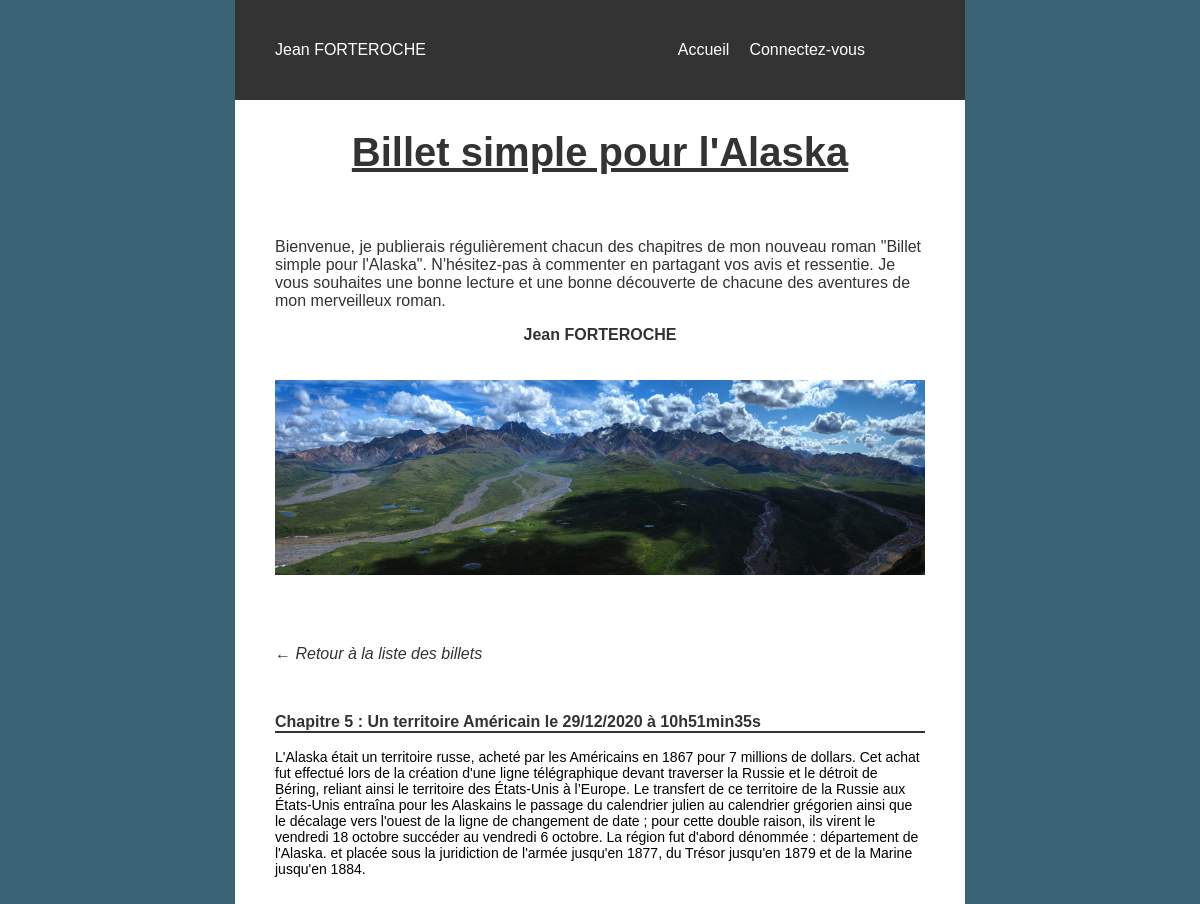
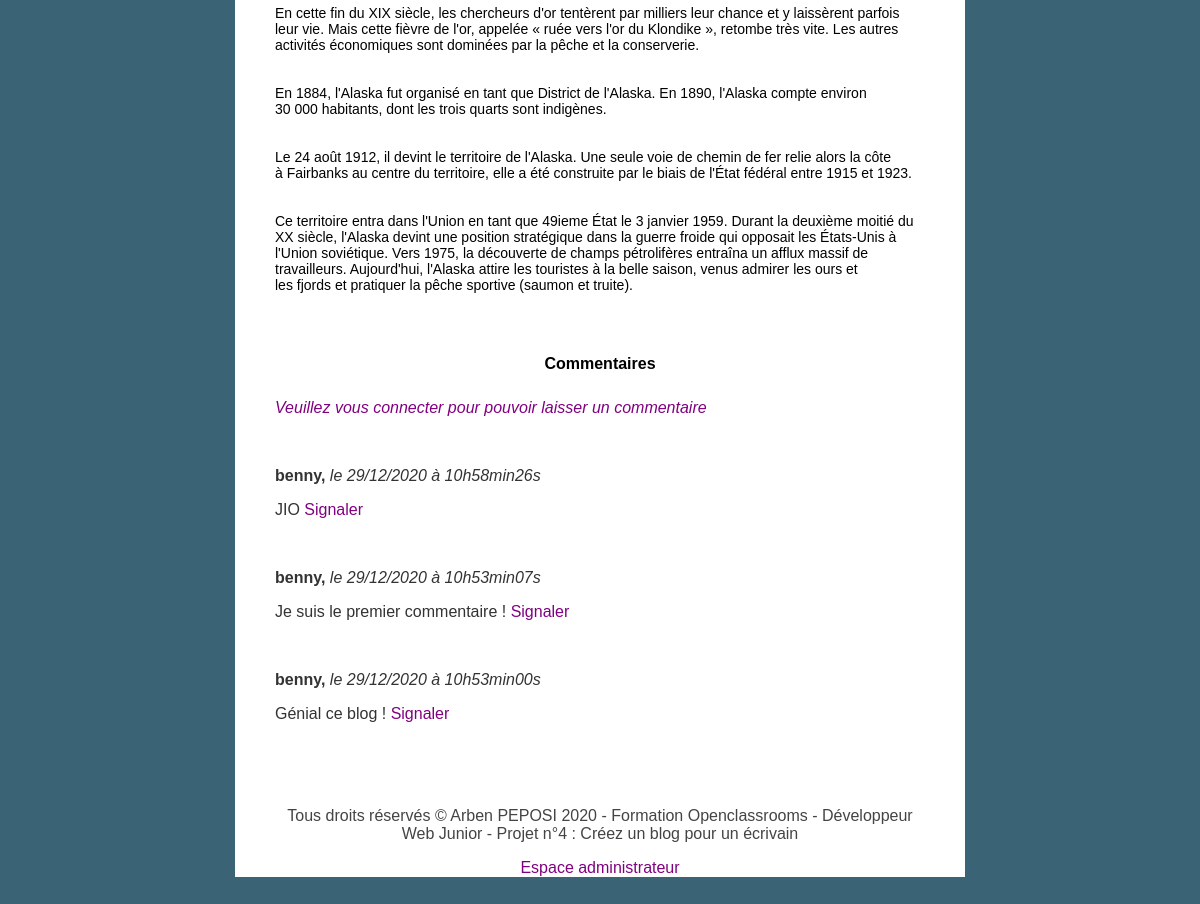
The page /index.php?action=post&id=179 on the database its author committed (2 pictures, top to bottom).
### tables this page shows
CREATE TABLE IF NOT EXISTS `posts` (
  `id` int(11) NOT NULL AUTO_INCREMENT,
  `title` varchar(255) NOT NULL,
  `content` text NOT NULL,
  `creation_date` datetime NOT NULL,
  PRIMARY KEY (`id`),
  UNIQUE KEY `title` (`title`)
);

CREATE TABLE IF NOT EXISTS `comment` (
  `id` int(11) NOT NULL AUTO_INCREMENT,
  `post_id` int(11) NOT NULL,
  `author` varchar(255) NOT NULL,
  `comment` text NOT NULL,
  `comment_date` datetime NOT NULL,
  `report` tinyint(1) DEFAULT '0',
  PRIMARY KEY (`id`)
);

### Controller/ControllerCRUD.php (called while the page is built, shortened)
<?php
require_once('Model/PostManager.php');
require_once('Model/CommentManager.php');
function read($id)
{
    $postId = new Post();
    $postId->setId($id);
    $postManager = new PostManager();
    $post = $postManager->getPost($postId);
    $commentManager = new CommentManager();
    $comment = $commentManager->getComment($_GET['id']);
    require('View/frontend/postView.php');
}

### model/PostManager.php (called while the page is built, shortened)
<?php
require_once('Entity/Post.php');
class PostManager
{
    public function getPost($id)
    {
        $connexion = new Manager();
        $db = $connexion->dbConnect();
        $req = $db->prepare('SELECT id, title, content, DATE_FORMAT(creation_date, \'%d/%m/%Y à %Hh%imin%ss\') AS creation_date_fr FROM posts WHERE id = :id');
        $req->execute(array(
            "id" => $id->getId()
        ));
        $req->setFetchMode(\PDO::FETCH_CLASS, Post::class);
        $post = $req->fetch();
        return $post;
    }
}

### model/Entity/Post.php (called while the page is built, shortened)
<?php
class Post {
    private $_id;
    public function getId() {
        return $this->_id;
    }
    public function setId($id) {
        $this->_id = $id;
    }
}

### model/CommentManager.php (called while the page is built, shortened)
<?php
class CommentManager {
    public function getComment($postId)
    {
        $connexion = new Manager();
        $db = $connexion->dbConnect();
        $req = $db->prepare('SELECT id, author, comment, report, DATE_FORMAT(comment_date, \'%d/%m/%Y à %Hh%imin%ss\') AS comment_date_fr FROM comment WHERE post_id = ? ORDER BY comment_date DESC');
        $req->setFetchMode(\PDO::FETCH_CLASS, Comments::class);
        $req->execute(array($postId));
        $comment = $req->fetchAll();
        return $comment;
    }
}

### view/frontend/postView.php (the view, shortened to what this page needs)
<?php include('templates/header.php');?>
<div class="bloc-page">
    <?php include('templates/intro.php');?>
    <section class="posts">
            <article>
                    <p class="return_post"><a href="index.php">&#x2190; Retour à la liste des billets</a></p>
                    <br>
                    <p class="title"><?= htmlspecialchars_decode(substr($post->title,0,200))?><span> le <?= $post->creation_date_fr ?></span></p>
                    <p class="element"><span><?= nl2br(htmlspecialchars_decode($post->content)) ?></span></p>
                    <br><br>
                    <h2>Commentaires</h2>
                    <form action="index.php?action=addComment&amp;id=<?= $post->id ?>" method="post">
                    <?php
                    if(isset($_SESSION['username'])) {
                        ?> <p><span class="user"><?php print $_SESSION['username'];?></span></p>
                    <p>
                    <textarea id="comment" name="comment"  rows="4" cols="150" placeholder="Veuillez saisir votre commentaire içi..."> </textarea> <br>
                        <input type="submit" id="submit" name="submit" value="Envoyer"><br>
                    </p>
                    <?php } else {
                        ?><p><a class="com_if_connect" href="index.php?action=connexion">Veuillez vous connecter pour pouvoir laisser un commentaire </a></p>
                        <?php
                    }
                    ?>
                    </form>
                    <br>
                    <?php foreach($comment as $data) :  ?>
                    <p><strong>    <?php
                    ?>  <?= htmlspecialchars_decode($data->author) ?>, </strong> <span class="date">le  <?= $data->comment_date_fr?></span></p>
                    <p>
                    <?php if($data->report == 1) {
                        ?>
                        <p><?=nl2br(htmlspecialchars_decode($data->comment)) ?> <span class="report">(commentaire signalé)</span></p>
                    <?php } else {  ?>
                        <p><?= nl2br(htmlspecialchars_decode($data->comment)) ?> <a href="index.php?action=report&amp;id=<?= $data->id ?>"> Signaler</a></p>
                    <?php } ?>
                    <br>
                    <?php
                        endforeach;
                    ?>
        </article>
    </section>
    <?php include('templates/footer.php'); ?>
    <p class="admin"><a href="index.php?action=connexionAdmin">Espace administrateur</a></p>
</div>
 <?php require('templates/html.php'); ?>

### Public/css/style.css (style rules this page uses)
body { margin: 0; padding: 0; box-sizing: border-box; background: #3A6476; }
* { font-family: sans-serif; font-size: 1em; list-style: none; text-decoration: none; }
a { color: purple; }
p, h1, .return_post a, .writer { color: #333; }
.return_post a, a.com_if_connect, .date { font-style: italic; }
.admin { color: purple; }
article a { color: purple; text-decoration: none; }
nav, .bloc-page { width: 1200px; padding: 0 40px 0 40px; }
.bloc-page { margin: 100px auto 50px auto; height: auto; background: #FFF; }
.title { text-align: left; font-weight: bold; border-bottom: 2px solid #333; }
.description, .posts { text-align: left; }
h2, .connexion p, .inscription p { margin: 0; text-align: center; padding: 10px; }
p.admin { text-align:center; }

### Public/css/responsive.css (style rules this page uses)
@media all and (max-width: 1200px) { nav, .bloc-page { width: 900px; } }
@media all and (max-device-width:992px) { nav, .bloc-page { width: 650px; } }

### rows shown on the page
posts: title "Chapitre 5 : Un territoire Américain", content "L'Alaska était un territoire russe, acheté par les Américains en 1867 pour 7 millions de dollars. Cet achat fut effectué lors de la création d'une ligne télégraphique devant traverser la Russie et le détroit de Béring, reliant ainsi le territoire des États-Unis à l’Europe. Le transfert de ce territoire de la Russie aux États-Unis entraîna pour les Alaskains le passage du calendrier julien au calendrier grégorien ainsi que le décalage vers l'ouest de la ligne de changement de date ; pour cette double raison, ils virent le vendredi 18 octobre succéder au vendredi 6 octobre. La région fut d'abord dénommée : département de l'Alaska. et placée sous la juridiction de l'armée jusqu'en 1877, du…"
comment: author "benny", comment_date_fr "29/12/2020 à 10h58min26s", comment "JIO"
comment: author "benny", comment_date_fr "29/12/2020 à 10h53min07s", comment "Je suis le premier commentaire !"
comment: author "benny", comment_date_fr "29/12/2020 à 10h53min00s", comment "Génial ce blog !"

### other values the page prints
$post->creation_date_fr "29/12/2020 à 10h51min35s"
